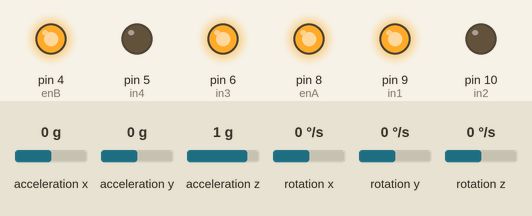
This sketch was run on a simulated Arduino Uno, built with avr-gcc and run on an emulated ATmega328P. Shown: output pins drawn as LEDs (lit = HIGH). Inputs (shaded band) come from the test bench; at power-on: acceleration x 0 g, acceleration y 0 g, acceleration z 1 g, rotation x 0 °/s, rotation y 0 °/s, rotation z 0 °/s.

Above: at 0.1 s.
Timing chart, 0 to 1.6 s (numbered marks = the images above):
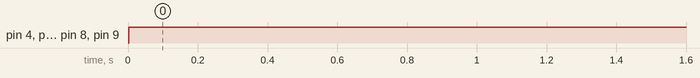

Measured:
- by itself, pin 4 (enB), pin 6 (in3), pin 8 (enA), pin 9 (in1): LOW → HIGH at 0.00 s

The sketch:

CorreccionAutomatica.ino
```cpp
#include <Wire.h>
#include <MPU6050.h>

MPU6050 mpu;

const int enA = 8, enB = 4;
const int in1 = 9, in2 = 10, in3 = 6, in4 = 5;

void setup() {
  Wire.begin();
  Serial.begin(9600);
  mpu.initialize();

  pinMode(enA, OUTPUT); pinMode(enB, OUTPUT);
  pinMode(in1, OUTPUT); pinMode(in2, OUTPUT);
  pinMode(in3, OUTPUT); pinMode(in4, OUTPUT);
}

void loop() {
  digitalWrite(in1, HIGH); digitalWrite(in2, LOW);
  digitalWrite(in3, HIGH); digitalWrite(in4, LOW);

  int16_t gx, gy, gz;
  mpu.getRotation(&gx, &gy, &gz);
  float giroZ = gz / 131.0;

  if (giroZ > 5) {
    analogWrite(enA, 180); analogWrite(enB, 255);  // gira a la izquierda
  } else if (giroZ < -5) {
    analogWrite(enA, 255); analogWrite(enB, 180);  // gira a la derecha
  } else {
    analogWrite(enA, 255); analogWrite(enB, 255);  // recto
  }

  delay(100);
}
```
